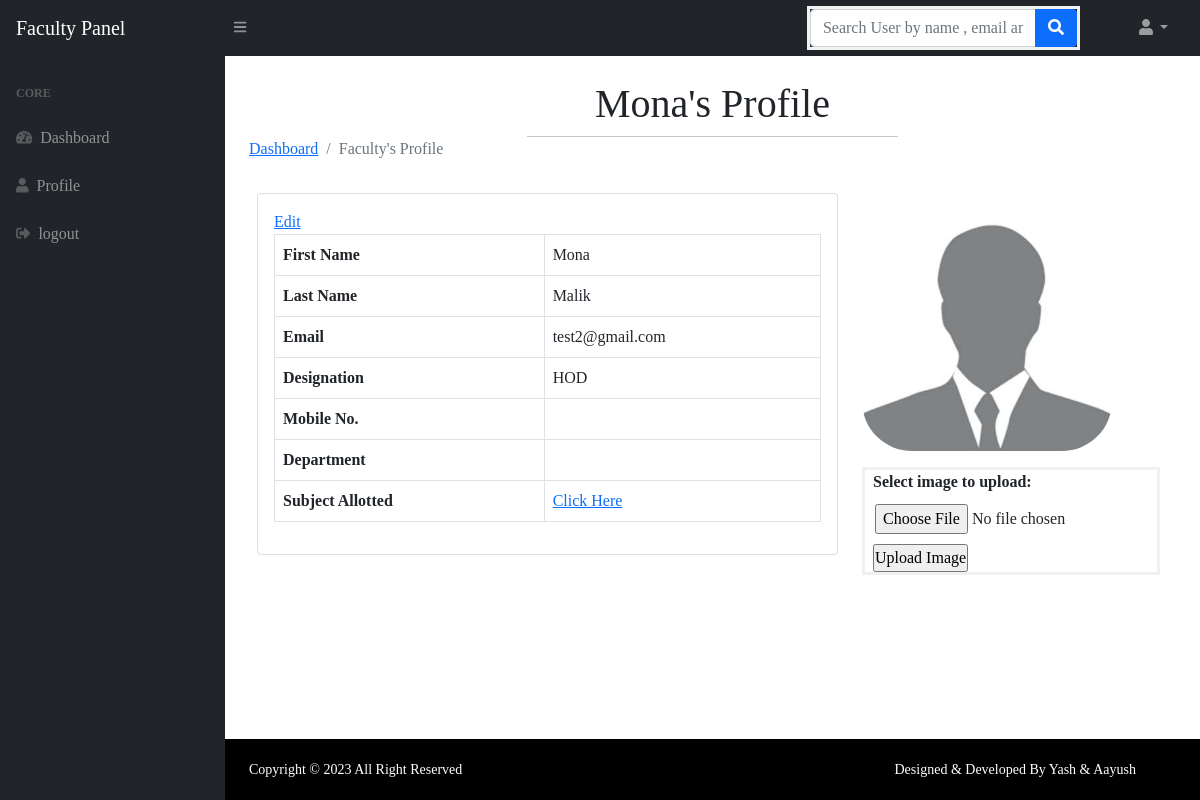
The page /loginsystem/faculty/profile.php (signed in) on the database its author committed.
### tables this page shows
CREATE TABLE `faculty` (
  `id` int(11) NOT NULL,
  `fname` varchar(255) DEFAULT NULL,
  `lname` varchar(255) DEFAULT NULL,
  `email` varchar(255) DEFAULT NULL,
  `designation` varchar(255) DEFAULT NULL,
  `subjectalloted` varchar(255) DEFAULT NULL,
  `laballoted` varchar(255) NOT NULL,
  `section` varchar(55) DEFAULT NULL,
  `img` varchar(255) DEFAULT NULL,
  `password` varchar(255) NOT NULL
);

### loginsystem/faculty/profile.php (the view, shortened to what this page needs)
<?php session_start();
include_once('../includes/config.php');
if (strlen($_SESSION['facultyid']==0)) {
  header('location:logout.php');
  } else{
?>
<!DOCTYPE html>
<html lang="en">
<head>
    <link href="https://cdn.jsdelivr.net/npm/simple-datatables@latest/dist/style.css" rel="stylesheet" />
    <link href="../css/styles.css" rel="stylesheet" />
    <link href="../css/style.css" rel="stylesheet" />
</head>
<body class="sb-nav-fixed">
    <?php include_once('includes/navbar.php');?>
    <div id="layoutSidenav">
        <?php include_once('includes/sidebar.php');?>
        <div id="layoutSidenav_content">
            <main>
                <div class="container-fluid px-4">
                    <?php
$facultyid=$_SESSION['facultyid'];
$query=mysqli_query($con,"select * from faculty where id='$facultyid'");
while($result=mysqli_fetch_array($query))
{?>
                    <h1 class="mt-4"><?php echo $result['fname'];?>'s Profile</h1>
                    <hr>
                    <ol class="breadcrumb mb-4">
                        <li class="breadcrumb-item"><a href="dashboard.php">Dashboard</a></li>
                        <li class="breadcrumb-item active">Faculty's Profile</li>
                    </ol>
                    <div class="d-flex bd-highlight">
                        <div class="p-2 flex-fill bd-highlight">
                    <div class="card mb-4">
                        <div class="card-body">
                            <a href="edit-profile.php?facultyid=<?php echo $result['id'];?>">Edit</a>
                            <table class="table table-bordered">
                                <tr>
                                    <th>First Name</th>
                                    <td><?php echo $result['fname'];?></td>
                                </tr>
                                <tr>
                                    <th>Last Name</th>
                                    <td><?php echo $result['lname'];?></td>
                                </tr>
                                <tr>
                                    <th>Email</th>
                                    <td colspan="3"><?php echo $result['email'];?></td>
                                </tr>
                                <tr>
                                    <th>Designation</th>
                                    <td colspan="3"><?php echo $result['designation'];?></td>
                                </tr>
                                <tr>
                                    <th>Mobile No.</th>
                                    <td colspan="3"><?php echo $result['mobile'];?></td>
                                </tr>
                                <tr>
                                    <th>Department</th>
                                    <td colspan="3"><?php echo $result['dept'];?></td>
                                </tr>
                                <tr>
                                    <th>Subject Allotted</th>
                                    <td colspan="3"><a href="subjectalloted.php?facultyid=<?php echo $result['id'];?>">Click Here</a></td>
                                </tr>
                            </table>
                        </div>
                        </div>
                    </div>
                    <div class="p-2 bd-highlight  d-flex justify-content-center">
                            <div class="d-flex flex-column bd-highlight mb-3">
                                <div class="p-2 bd-highlight">
                                    <?php
			$q=mysqli_query($con,"select img from faculty where id='".$_SESSION['facultyid']."'");
			$row=mysqli_fetch_assoc($q);
			if(!isset($row['img']))
			{
			?>
                                    <a href="#"><img style="border-radius:50px" src="img/facimg.jpg" width="250"
                                            height="250" alt="not found" /></a>
                                    <?php
			}
			else
			{
			?>
                                    <a href="#"><img style="border-radius:50px"
                                                src="../uploads/<?php echo $row['img'];?>"
                                                width="250" height="250" alt="not found" /></a>
                                    <?php
			}
			?>
                                </div>
                                <div class="p-2 bd-highlight">
                                    <form action="upload.php" method="post" enctype="multipart/form-data">
                                       <b class="mx-2">Select image to upload:</b> <br>
                                        <input type="file" name="fileToUpload" id="fileToUpload" style="padding:10px;"> <br>
                                        <div class="mx-2"><input type="submit" value="Upload Image" name="submit"></div>
                                    </form>
                                </div>
                            </div>
                        </div>
                    </div>
                    <?php } ?>
                </div>
            </main>
            <?php include_once('../includes/footer.php');?>
        </div>
    </div>
</body>
</html>
<?php } ?>

### loginsystem/css/style.css (style rules this page uses)
* { margin: 0; padding: 0; font-family: 'Times New Roman', Times, serif !important; }
hr { width: 40%; margin: auto !important; }
form { border: 3px solid #f1f1f1; }

### rows shown on the page
faculty: fname "Mona", lname "Malik", email "test2@gmail.com", designation "HOD"
